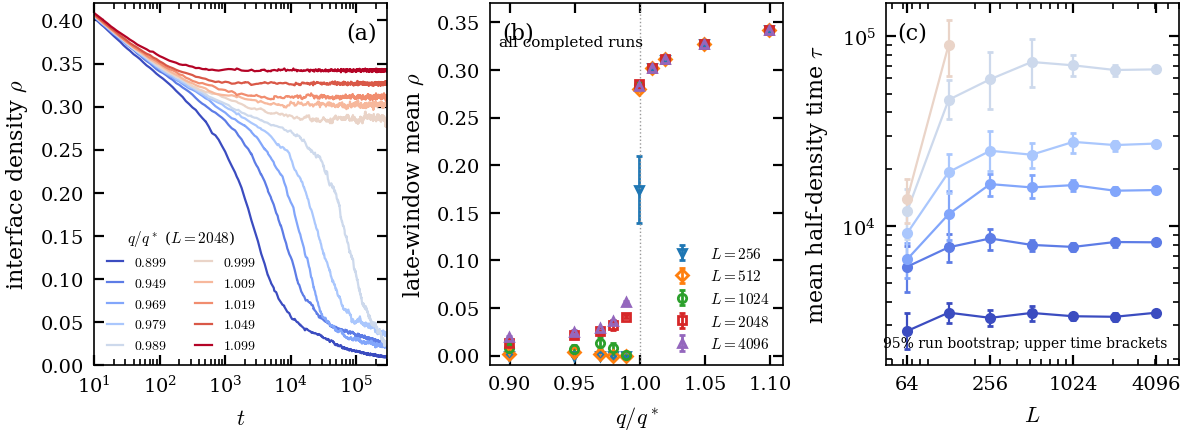

The Python source for this figure:
"""V2: unfiltered late-window densities and explicitly censored decay times."""
import csv
import os
from pathlib import Path
from common import ROOT, PAGE, label, save
import matplotlib.pyplot as plt
import numpy as np
from campaign.v2.analysis.io import read_timeseries

from common import QSTAR05 as QREF
RESULTS=Path(ROOT)/'campaign/v2/results/bulk'
if not (RESULTS/'summary.csv').exists():
    raise SystemExit('Run python3 -m campaign.v2.analysis.bulk before making the v2 figure.')
rows=list(csv.DictReader((RESULTS/'summary.csv').open()))
for r in rows:
    for k,v in list(r.items()):
        try:r[k]=float(v)
        except ValueError:pass
fig,axs=plt.subplots(1,3,figsize=(PAGE,2.35),gridspec_kw=dict(wspace=.35))
qs=sorted({r['q'] for r in rows});colors={q:plt.get_cmap('coolwarm')(i/(len(qs)-1)) for i,q in enumerate(qs)}
runrows=list(csv.DictReader((RESULTS/'runs.csv').open()))
for q in qs:
    choices=[r for r in runrows if int(r['Lx'])==2048 and float(r['q'])==q]
    if choices:
        _,ts=read_timeseries(choices[0]['path']);ok=ts[:,0]>=10
        axs[0].plot(ts[ok,0],ts[ok,2],color=colors[q],lw=.8,label=f'${q/QREF:.3f}$')
axs[0].set(xscale='log',xlabel='$t$',ylabel=r'interface density $\rho$',xlim=(10,3e5),ylim=(0,.42))
axs[0].legend(fontsize=5,ncol=2,title=r'$q/q^*$ ($L=2048$)',title_fontsize=5.5,loc='lower left',handlelength=1.2)
marks={256:'v',512:'D',1024:'o',2048:'s',4096:'^'}
for L,mk in marks.items():
    rr=sorted((r for r in rows if r['Lx']==L),key=lambda r:r['q'])
    axs[1].errorbar([r['q']/QREF for r in rr],[r['rho_all_mean'] for r in rr],
                    [r['rho_all_sem'] for r in rr],fmt=mk,ms=3,mfc='none',capsize=1,label=f'$L={L}$')
axs[1].axvline(1,color='.6',lw=.5,ls=':')
axs[1].set(xlabel=r'$q/q^*$',ylabel=r'late-window mean $\rho$',xlim=(.885,1.11),ylim=(-.01,.37))
axs[1].legend(fontsize=5.5,loc='lower right')
axs[1].text(.03,.88,'all completed runs',transform=axs[1].transAxes,fontsize=5.5)
for q in qs:
    if q>=QREF:continue
    rr=sorted((r for r in rows if r['q']==q and r['half_events']==r['n']),key=lambda r:r['Lx'])
    if rr:
        val=np.array([r['half_rmst'] for r in rr]);lo=np.array([r['half_rmst_low'] for r in rr]);hi=np.array([r['half_rmst_high'] for r in rr])
        axs[2].errorbar([r['Lx'] for r in rr],val,yerr=[val-lo,hi-val],fmt='o-',color=colors[q],ms=3,lw=.8,capsize=1)
axs[2].set(xscale='log',yscale='log',xlabel='$L$',ylabel=r'mean half-density time $\tau$',xlim=(45,6000))
axs[2].set_xticks([64,256,1024,4096],['64','256','1024','4096'])
axs[2].text(.96,.05,'95% run bootstrap; upper time brackets',transform=axs[2].transAxes,ha='right',fontsize=5)
for ax,s in zip(axs,'abc'):label(ax,f'({s})',x=.04 if s!='a' else .86)
save(fig,'fig_bulk05')
